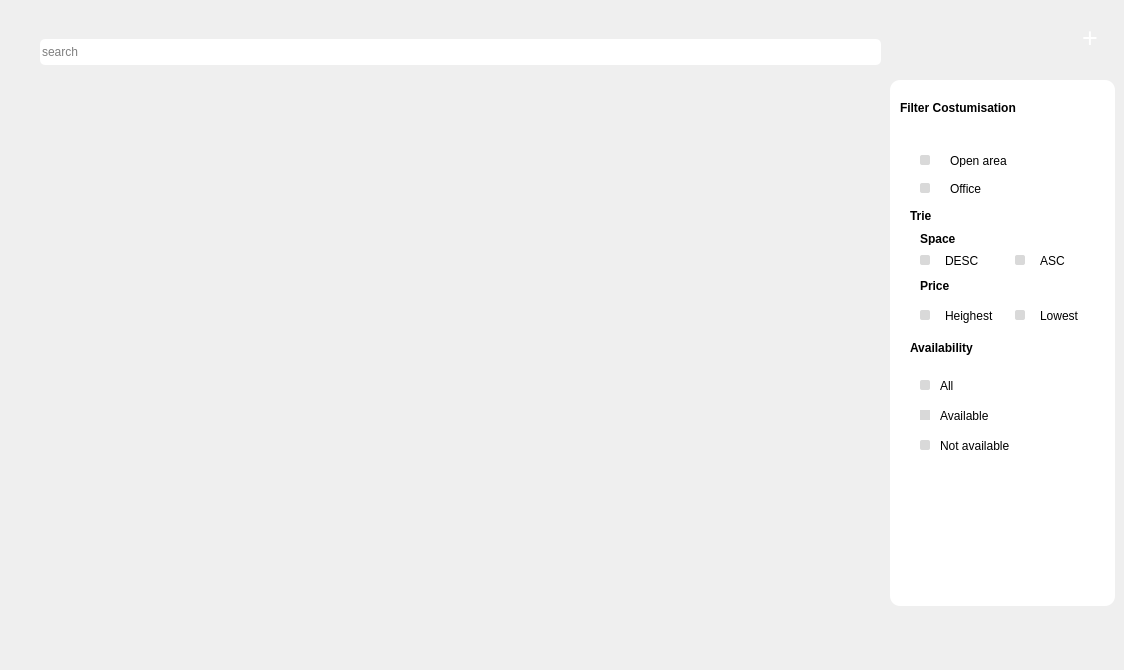
      <widget class="QWidget" name="add_office_page">
       <widget class="QPushButton" name="add_office_btn">
        <property name="geometry">
         <rect>
          <x>1070</x>
          <y>20</y>
          <width>40</width>
          <height>40</height>
         </rect>
        </property>
        <property name="font">
         <font>
          <pointsize>20</pointsize>
         </font>
        </property>
        <property name="styleSheet">
         <string notr="true">background-color:transparent;
padding-bottom:6px;
color:white;</string>
        </property>
        <property name="text">
         <string>+</string>
        </property>
        <property name="flat">
         <bool>true</bool>
        </property>
       </widget>
       <widget class="QLabel" name="background_add_office_btn">
        <property name="geometry">
         <rect>
          <x>1070</x>
          <y>20</y>
          <width>40</width>
          <height>40</height>
         </rect>
        </property>
        <property name="text">
         <string/>
        </property>
        <property name="pixmap">
         <pixmap resource="res.qrc">:/img/img/blue_circle.png</pixmap>
        </property>
       </widget>
       <widget class="QWidget" name="list_of_offices" native="true">
        <property name="geometry">
         <rect>
          <x>0</x>
          <y>10</y>
          <width>881</width>
          <height>651</height>
         </rect>
        </property>
        <widget class="QScrollArea" name="scrollArea">
         <property name="geometry">
          <rect>
           <x>18</x>
           <y>60</y>
           <width>861</width>
           <height>539</height>
          </rect>
         </property>
         <property name="styleSheet">
          <string notr="true">border:none;</string>
         </property>
         <property name="widgetResizable">
          <bool>true</bool>
         </property>
         <property name="alignment">
          <set>Qt::AlignLeading|Qt::AlignLeft|Qt::AlignTop</set>
         </property>
         <widget class="QWidget" name="scrollAreaWidgetContents">
          <property name="geometry">
           <rect>
            <x>0</x>
            <y>0</y>
            <width>861</width>
            <height>539</height>
           </rect>
          </property>
          <layout class="QVBoxLayout" name="CardsLayout"/>
         </widget>
        </widget>
        <widget class="QLineEdit" name="search_line_office">
         <property name="geometry">
          <rect>
           <x>40</x>
           <y>29</y>
           <width>841</width>
           <height>26</height>
          </rect>
         </property>
         <property name="styleSheet">
          <string notr="true">position: absolute;
width: 841px;
height: 26px;

background: #FFFFFF;
border-radius: 5px;</string>
         </property>
         <property name="placeholderText">
          <string>search</string>
         </property>
        </widget>
        <widget class="QLabel" name="search_icon_office_label">
         <property name="geometry">
          <rect>
           <x>852</x>
           <y>31</y>
           <width>24</width>
           <height>24</height>
          </rect>
         </property>
         <property name="text">
          <string/>
         </property>
         <property name="pixmap">
          <pixmap resource="res.qrc">:/img/img/search_black_24dp.svg</pixmap>
         </property>
        </widget>
        <widget class="QPushButton" name="search_button_office">
         <property name="geometry">
          <rect>
           <x>846</x>
           <y>30</y>
           <width>31</width>
           <height>24</height>
          </rect>
         </property>
         <property name="styleSheet">
          <string notr="true">background:transparent;</string>
         </property>
         <property name="text">
          <string/>
         </property>
         <property name="flat">
          <bool>true</bool>
         </property>
        </widget>
        <zorder>search_line_office</zorder>
        <zorder>scrollArea</zorder>
        <zorder>search_icon_office_label</zorder>
        <zorder>search_button_office</zorder>
       </widget>
       <widget class="QWidget" name="Filter_office_widget" native="true">
        <property name="geometry">
         <rect>
          <x>890</x>
          <y>80</y>
          <width>225</width>
          <height>526</height>
         </rect>
        </property>
        <property name="styleSheet">
         <string notr="true">background-color:white;
border-radius:10px;</string>
        </property>
        <widget class="QLabel" name="Filter_office_title">
         <property name="geometry">
          <rect>
           <x>10</x>
           <y>20</y>
           <width>150</width>
           <height>15</height>
          </rect>
         </property>
         <property name="styleSheet">
          <string notr="true">position: absolute;
width: 150px;
height: 15px;

font-family: 'Inter';
font-style: normal;
font-weight: bold;
font-size: 12px;
line-height: 15px;
/* identical to box height */

letter-spacing: 0.15em;

color: #000000;</string>
         </property>
         <property name="text">
          <string>Filter Costumisation</string>
         </property>
        </widget>
        <widget class="QLabel" name="filter_office_icon">
         <property name="geometry">
          <rect>
           <x>188</x>
           <y>20</y>
           <width>24</width>
           <height>24</height>
          </rect>
         </property>
         <property name="text">
          <string/>
         </property>
         <property name="pixmap">
          <pixmap resource="res.qrc">:/img/img/Filter_icon.png</pixmap>
         </property>
        </widget>
        <widget class="QLabel" name="Open_area">
         <property name="geometry">
          <rect>
           <x>60</x>
           <y>75</y>
           <width>69</width>
           <height>12</height>
          </rect>
         </property>
         <property name="styleSheet">
          <string notr="true">position: absolute;
width: 150px;
height: 15px;

font-family: 'Inter';
font-style: normal;

font-size: 12px;
line-height: 15px;
/* identical to box height */

letter-spacing: 0.15em;

color: #000000;</string>
         </property>
         <property name="text">
          <string>Open area</string>
         </property>
        </widget>
        <widget class="QLabel" name="Office_text">
         <property name="geometry">
          <rect>
           <x>60</x>
           <y>103</y>
           <width>69</width>
           <height>12</height>
          </rect>
         </property>
         <property name="styleSheet">
          <string notr="true">position: absolute;
width: 150px;
height: 15px;

font-family: 'Inter';
font-style: normal;

font-size: 12px;
line-height: 15px;
/* identical to box height */

letter-spacing: 0.15em;

color: #000000;</string>
         </property>
         <property name="text">
          <string>Office</string>
         </property>
        </widget>
        <widget class="QLabel" name="trie_text">
         <property name="geometry">
          <rect>
           <x>20</x>
           <y>130</y>
           <width>69</width>
           <height>12</height>
          </rect>
         </property>
         <property name="styleSheet">
          <string notr="true">position: absolute;
width: 150px;
height: 15px;

font-family: 'Inter';
font-style: normal;
font-weight:bold;
font-size: 12px;
line-height: 15px;
/* identical to box height */

letter-spacing: 0.15em;

color: #000000;</string>
         </property>
         <property name="text">
          <string>Trie </string>
         </property>
        </widget>
        <widget class="QLabel" name="DESC_text">
         <property name="geometry">
          <rect>
           <x>55</x>
           <y>175</y>
           <width>69</width>
           <height>12</height>
          </rect>
         </property>
         <property name="styleSheet">
          <string notr="true">position: absolute;
width: 150px;
height: 15px;

font-family: 'Inter';
font-style: normal;

font-size: 12px;
line-height: 15px;
/* identical to box height */

letter-spacing: 0.15em;

color: #000000;</string>
         </property>
         <property name="text">
          <string>DESC</string>
         </property>
        </widget>
        <widget class="QLabel" name="Heighest_text">
         <property name="geometry">
          <rect>
           <x>55</x>
           <y>228</y>
           <width>69</width>
           <height>16</height>
          </rect>
         </property>
         <property name="styleSheet">
          <string notr="true">position: absolute;
width: 150px;
height: 15px;

font-family: 'Inter';
font-style: normal;

font-size: 12px;
line-height: 15px;
/* identical to box height */

letter-spacing: 0.15em;

color: #000000;</string>
         </property>
         <property name="text">
          <string>Heighest</string>
         </property>
        </widget>
        <widget class="QPushButton" name="open_area_button">
         <property name="geometry">
          <rect>
           <x>30</x>
           <y>75</y>
           <width>10</width>
           <height>10</height>
          </rect>
         </property>
         <property name="styleSheet">
          <string notr="true">position: absolute;
width: 10px;
height: 10px;

background: #D9D9D9;
border-radius: 2px;</string>
         </property>
         <property name="text">
          <string/>
         </property>
        </widget>
        <widget class="QPushButton" name="heighest_button">
         <property name="geometry">
          <rect>
           <x>30</x>
           <y>230</y>
           <width>10</width>
           <height>10</height>
          </rect>
         </property>
         <property name="styleSheet">
          <string notr="true">position: absolute;
width: 10px;
height: 10px;

background: #D9D9D9;
border-radius: 2px;</string>
         </property>
         <property name="text">
          <string/>
         </property>
        </widget>
        <widget class="QPushButton" name="desc_button">
         <property name="geometry">
          <rect>
           <x>30</x>
           <y>175</y>
           <width>10</width>
           <height>10</height>
          </rect>
         </property>
         <property name="styleSheet">
          <string notr="true">position: absolute;
width: 10px;
height: 10px;

background: #D9D9D9;
border-radius: 2px;</string>
         </property>
         <property name="text">
          <string/>
         </property>
        </widget>
        <widget class="QPushButton" name="lowest_button">
         <property name="geometry">
          <rect>
           <x>125</x>
           <y>230</y>
           <width>10</width>
           <height>10</height>
          </rect>
         </property>
         <property name="styleSheet">
          <string notr="true">position: absolute;
width: 10px;
height: 10px;

background: #D9D9D9;
border-radius: 2px;</string>
         </property>
         <property name="text">
          <string/>
         </property>
        </widget>
        <widget class="QPushButton" name="office_button">
         <property name="geometry">
          <rect>
           <x>30</x>
           <y>103</y>
           <width>10</width>
           <height>10</height>
          </rect>
         </property>
         <property name="styleSheet">
          <string notr="true">position: absolute;
width: 10px;
height: 10px;

background: #D9D9D9;
border-radius: 2px;</string>
         </property>
         <property name="text">
          <string/>
         </property>
        </widget>
        <widget class="QPushButton" name="asc_button">
         <property name="geometry">
          <rect>
           <x>125</x>
           <y>175</y>
           <width>10</width>
           <height>10</height>
          </rect>
         </property>
         <property name="styleSheet">
          <string notr="true">position: absolute;
width: 10px;
height: 10px;

background: #D9D9D9;
border-radius: 2px;</string>
         </property>
         <property name="text">
          <string/>
         </property>
        </widget>
        <widget class="QPushButton" name="available_button">
         <property name="geometry">
          <rect>
           <x>30</x>
           <y>330</y>
           <width>10</width>
           <height>10</height>
          </rect>
         </property>
         <property name="styleSheet">
          <string notr="true">position: absolute;
width: 10px;
height: 10px;

background: #D9D9D9;
border-radius: 10px;</string>
         </property>
         <property name="text">
          <string/>
         </property>
        </widget>
        <widget class="QPushButton" name="not_available_button">
         <property name="geometry">
          <rect>
           <x>30</x>
           <y>360</y>
           <width>10</width>
           <height>10</height>
          </rect>
         </property>
         <property name="styleSheet">
          <string notr="true">position: absolute;
width: 10px;
height: 10px;

background: #D9D9D9;
border-radius: 2px;</string>
         </property>
         <property name="text">
          <string/>
         </property>
        </widget>
        <widget class="QPushButton" name="all_button">
         <property name="geometry">
          <rect>
           <x>30</x>
           <y>300</y>
           <width>10</width>
           <height>10</height>
          </rect>
         </property>
         <property name="styleSheet">
          <string notr="true">position: absolute;
width: 10px;
height: 10px;

background: #D9D9D9;
border-radius: 2px;</string>
         </property>
         <property name="text">
          <string/>
         </property>
        </widget>
        <widget class="QLabel" name="NotAvailable_text">
         <property name="geometry">
          <rect>
           <x>50</x>
           <y>360</y>
           <width>69</width>
           <height>12</height>
          </rect>
         </property>
         <property name="styleSheet">
          <string notr="true">position: absolute;
width: 150px;
height: 15px;

font-family: 'Inter';
font-style: normal;

font-size: 12px;
line-height: 15px;
/* identical to box height */

letter-spacing: 0.15em;

color: #000000;</string>
         </property>
         <property name="text">
          <string>Not available</string>
         </property>
        </widget>
        <widget class="QLabel" name="all_text">
         <property name="geometry">
          <rect>
           <x>50</x>
           <y>300</y>
           <width>69</width>
           <height>12</height>
          </rect>
         </property>
         <property name="styleSheet">
          <string notr="true">position: absolute;
width: 150px;
height: 15px;

font-family: 'Inter';
font-style: normal;

font-size: 12px;
line-height: 15px;
/* identical to box height */

letter-spacing: 0.15em;

color: #000000;</string>
         </property>
         <property name="text">
          <string>All</string>
         </property>
        </widget>
        <widget class="QLabel" name="ASC_text">
         <property name="geometry">
          <rect>
           <x>150</x>
           <y>175</y>
           <width>69</width>
           <height>12</height>
          </rect>
         </property>
         <property name="styleSheet">
          <string notr="true">position: absolute;
width: 150px;
height: 15px;

font-family: 'Inter';
font-style: normal;

font-size: 12px;
line-height: 15px;
/* identical to box height */

letter-spacing: 0.15em;

color: #000000;</string>
         </property>
         <property name="text">
          <string>ASC</string>
         </property>
        </widget>
        <widget class="QLabel" name="available_text">
         <property name="geometry">
          <rect>
           <x>50</x>
           <y>330</y>
           <width>69</width>
           <height>12</height>
          </rect>
         </property>
         <property name="styleSheet">
          <string notr="true">position: absolute;
width: 150px;
height: 15px;

font-family: 'Inter';
font-style: normal;

font-size: 12px;
line-height: 15px;
/* identical to box height */

letter-spacing: 0.15em;

color: #000000;</string>
         </property>
         <property name="text">
          <string>Available</string>
         </property>
        </widget>
        <widget class="QLabel" name="Lowest_text">
         <property name="geometry">
          <rect>
           <x>150</x>
           <y>230</y>
           <width>69</width>
           <height>12</height>
          </rect>
         </property>
         <property name="styleSheet">
          <string notr="true">position: absolute;
width: 150px;
height: 15px;

font-family: 'Inter';
font-style: normal;

font-size: 12px;
line-height: 15px;
/* identical to box height */

letter-spacing: 0.15em;

color: #000000;</string>
         </property>
         <property name="text">
          <string>Lowest</string>
         </property>
        </widget>
        <widget class="QLabel" name="price_text">
         <property name="geometry">
          <rect>
           <x>30</x>
           <y>200</y>
           <width>69</width>
           <height>12</height>
          </rect>
         </property>
         <property name="styleSheet">
          <string notr="true">position: absolute;
width: 150px;
height: 15px;

font-family: 'Inter';
font-style: normal;

font-size: 12px;
line-height: 15px;
font-weight:bold;
/* identical to box height */

letter-spacing: 0.15em;

color: #000000;</string>
         </property>
         <property name="text">
          <string>Price</string>
         </property>
        </widget>
        <widget class="QLabel" name="date_text">
         <property name="geometry">
          <rect>
           <x>30</x>
           <y>153</y>
           <width>69</width>
           <height>12</height>
          </rect>
         </property>
         <property name="styleSheet">
          <string notr="true">position: absolute;
width: 150px;
height: 15px;

font-family: 'Inter';
font-style: normal;
font-weight:bold;
font-size: 12px;
line-height: 15px;
/* identical to box height */

letter-spacing: 0.15em;

color: #000000;</string>
         </property>
         <property name="text">
          <string>Space</string>
         </property>
        </widget>
        <widget class="QLabel" name="availabilty">
         <property name="geometry">
          <rect>
           <x>20</x>
           <y>260</y>
           <width>69</width>
           <height>16</height>
          </rect>
         </property>
         <property name="styleSheet">
          <string notr="true">position: absolute;
width: 150px;
height: 15px;

font-family: 'Inter';
font-style: normal;

font-size: 12px;
line-height: 15px;
font-weight:bold;
/* identical to box height */

letter-spacing: 0.15em;

color: #000000;</string>
         </property>
         <property name="text">
          <string>Availability</string>
         </property>
        </widget>
       </widget>
       <widget class="QLabel" name="check_cercle_openArea">
        <property name="geometry">
         <rect>
          <x>923</x>
          <y>158</y>
          <width>4</width>
          <height>4</height>
         </rect>
        </property>
        <property name="text">
         <string/>
        </property>
        <property name="pixmap">
         <pixmap resource="res.qrc">:/img/img/check_cercle.png</pixmap>
        </property>
       </widget>
       <widget class="QLabel" name="check_cercle_office">
        <property name="geometry">
         <rect>
          <x>923</x>
          <y>186</y>
          <width>4</width>
          <height>4</height>
         </rect>
        </property>
        <property name="text">
         <string/>
        </property>
        <property name="pixmap">
         <pixmap resource="res.qrc">:/img/img/check_cercle.png</pixmap>
        </property>
       </widget>
       <widget class="QLabel" name="check_cercle_DESC">
        <property name="geometry">
         <rect>
          <x>923</x>
          <y>258</y>
          <width>4</width>
          <height>4</height>
         </rect>
        </property>
        <property name="text">
         <string/>
        </property>
        <property name="pixmap">
         <pixmap resource="res.qrc">:/img/img/check_cercle.png</pixmap>
        </property>
       </widget>
       <widget class="QLabel" name="check_cercle_heighest">
        <property name="geometry">
         <rect>
          <x>923</x>
          <y>313</y>
          <width>4</width>
          <height>4</height>
         </rect>
        </property>
        <property name="text">
         <string/>
        </property>
        <property name="pixmap">
         <pixmap resource="res.qrc">:/img/img/check_cercle.png</pixmap>
        </property>
       </widget>
       <widget class="QLabel" name="check_cercle_All">
        <property name="geometry">
         <rect>
          <x>923</x>
          <y>383</y>
          <width>4</width>
          <height>4</height>
         </rect>
        </property>
        <property name="text">
         <string/>
        </property>
        <property name="pixmap">
         <pixmap resource="res.qrc">:/img/img/check_cercle.png</pixmap>
        </property>
       </widget>
       <widget class="QLabel" name="check_cercle_ASC">
        <property name="geometry">
         <rect>
          <x>1018</x>
          <y>258</y>
          <width>4</width>
          <height>4</height>
         </rect>
        </property>
        <property name="text">
         <string/>
        </property>
        <property name="pixmap">
         <pixmap resource="res.qrc">:/img/img/check_cercle.png</pixmap>
        </property>
       </widget>
       <widget class="QLabel" name="check_cercle_available">
        <property name="geometry">
         <rect>
          <x>923</x>
          <y>413</y>
          <width>4</width>
          <height>4</height>
         </rect>
        </property>
        <property name="text">
         <string/>
        </property>
        <property name="pixmap">
         <pixmap resource="res.qrc">:/img/img/check_cercle.png</pixmap>
        </property>
       </widget>
       <widget class="QLabel" name="check_cercle_not_available">
        <property name="geometry">
         <rect>
          <x>923</x>
          <y>443</y>
          <width>4</width>
          <height>4</height>
         </rect>
        </property>
        <property name="text">
         <string/>
        </property>
        <property name="pixmap">
         <pixmap resource="res.qrc">:/img/img/check_cercle.png</pixmap>
        </property>
       </widget>
       <widget class="QLabel" name="check_cercle_lowest">
        <property name="geometry">
         <rect>
          <x>1018</x>
          <y>313</y>
          <width>4</width>
          <height>4</height>
         </rect>
        </property>
        <property name="text">
         <string/>
        </property>
        <property name="pixmap">
         <pixmap resource="res.qrc">:/img/img/check_cercle.png</pixmap>
        </property>
       </widget>
       <zorder>background_add_office_btn</zorder>
       <zorder>list_of_offices</zorder>
       <zorder>add_office_btn</zorder>
       <zorder>Filter_office_widget</zorder>
       <zorder>check_cercle_openArea</zorder>
       <zorder>check_cercle_office</zorder>
       <zorder>check_cercle_DESC</zorder>
       <zorder>check_cercle_heighest</zorder>
       <zorder>check_cercle_All</zorder>
       <zorder>check_cercle_ASC</zorder>
       <zorder>check_cercle_available</zorder>
       <zorder>check_cercle_not_available</zorder>
       <zorder>check_cercle_lowest</zorder>
      </widget>
